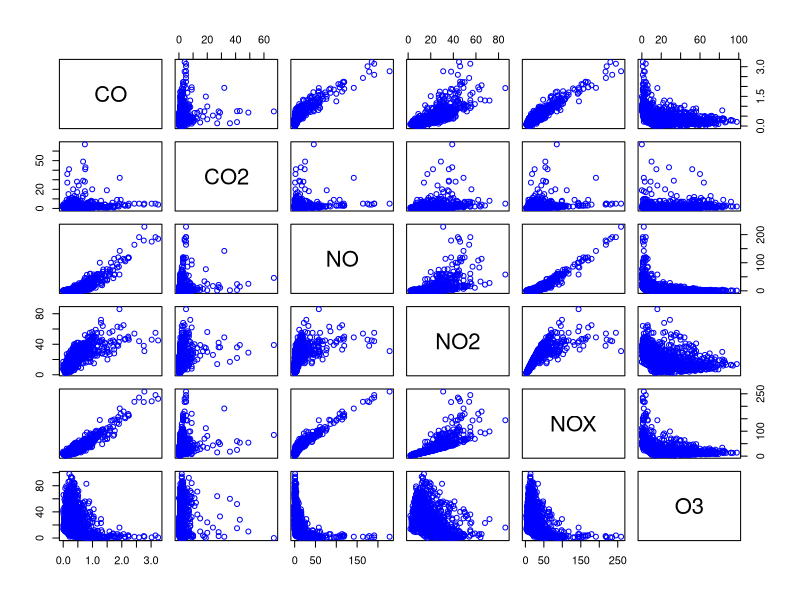
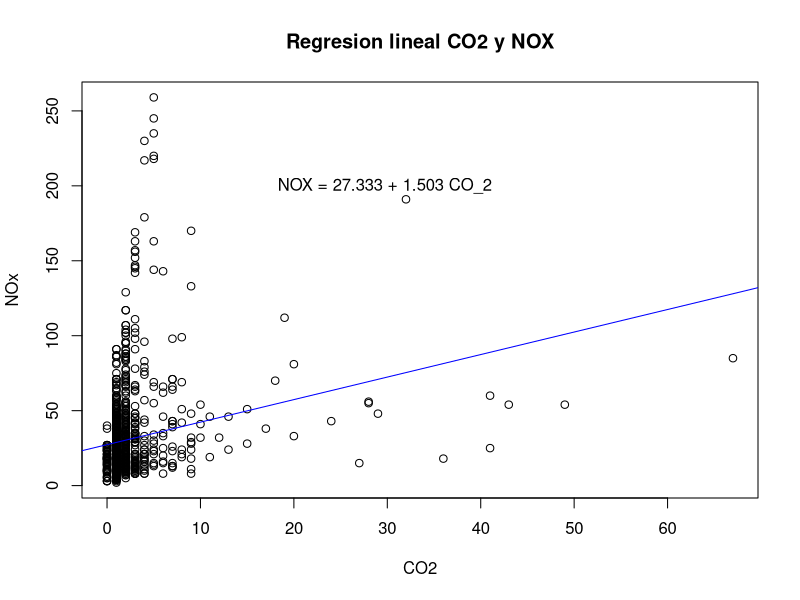
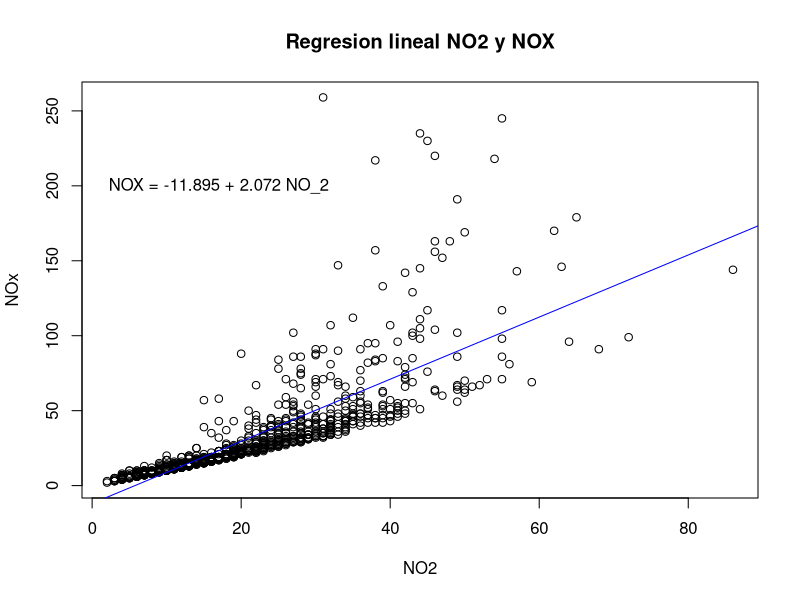
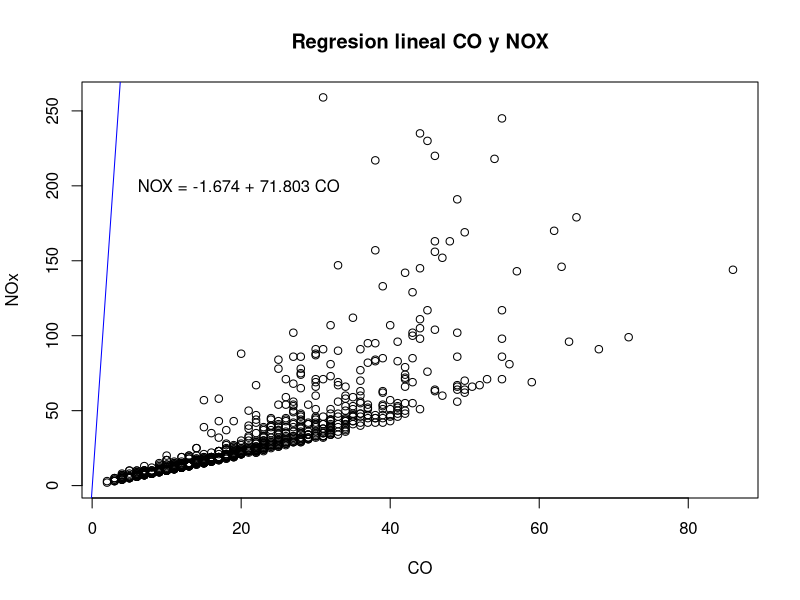
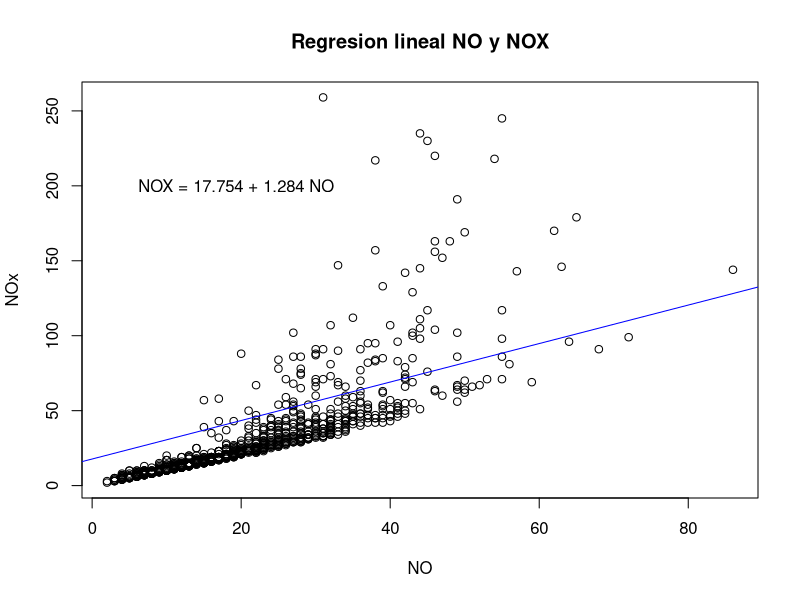
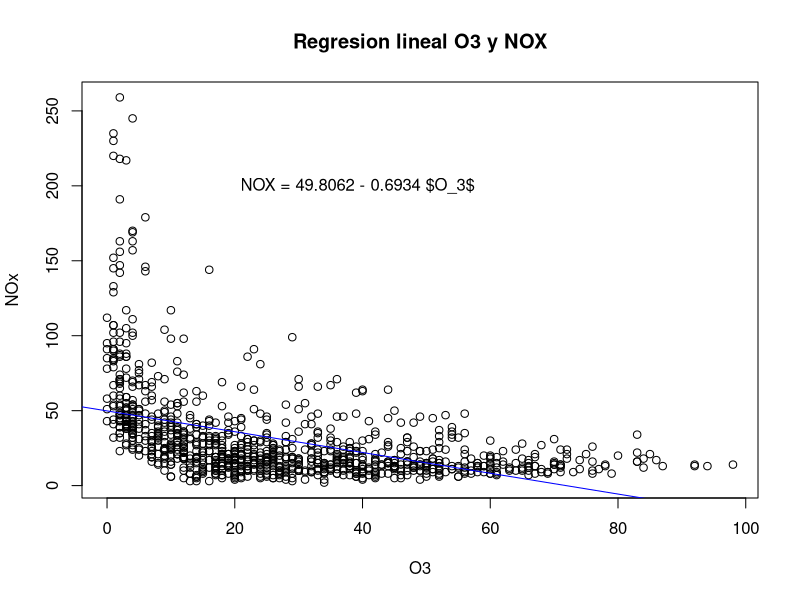
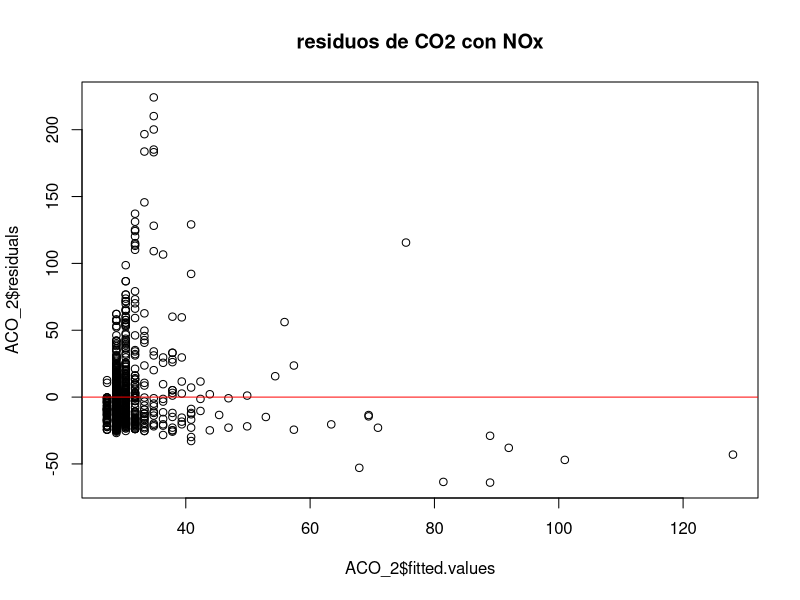
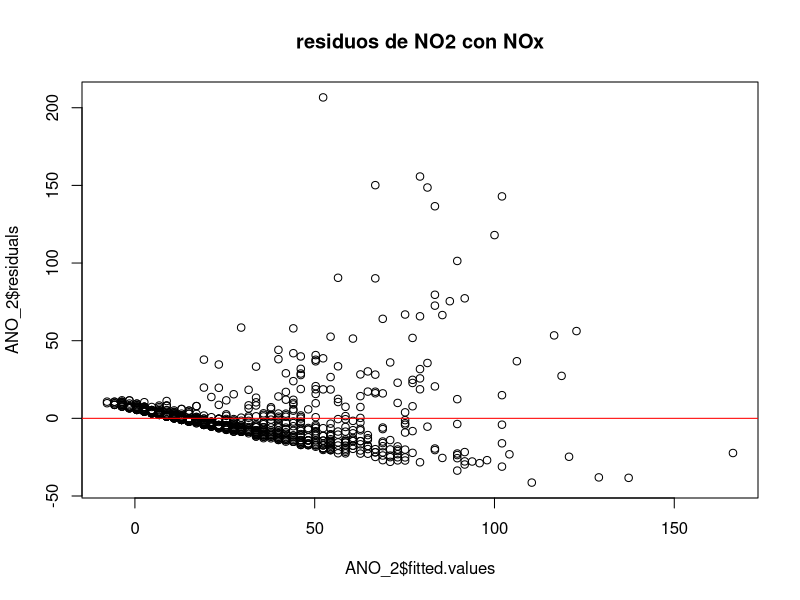

R code for these plots, in order:
## ---- chunk 1
knitr::opts_chunk$set(echo = TRUE)
## ---- chunk 2
M=read.csv("ABC2021_sin_NA_muestra_aleat_1000.csv", header = TRUE)
## ---- chunk 3
M1 = M[,-1:-3] 
## ---- chunk 4
cor(M1) #Matriz de correlación de M1
plot(M1, col = "blue") #Matriz de gráficos de dispersión de M1
## ---- chunk 5
alpha = 0.05 
n=1000 
t_0 = qt(1-alpha/2 , n-2 )

cat("el valor frontera es ", t_0 , "\n")

## ---- chunk 6
TCO2 = cor.test(M$CO2,M$NOX,alternative = "two.sided" , method = "pearson" , conf.level = 1-alpha/2)
TCO2

## ---- chunk 7
TCO = cor.test(M$CO,M$NOX,alternative = "two.sided" , method = "pearson" , conf.level = 1-alpha/2)
TCO

## ---- chunk 8
TNO2 = cor.test(M$NO2,M$NOX,alternative = "two.sided" , method = "pearson" , conf.level = 1-alpha/2)
TNO2

## ---- chunk 9
TNO = cor.test(M$NO,M$NOX,alternative = "two.sided" , method = "pearson" , conf.level = 1-alpha/2)
TNO

## ---- chunk 10
TO3 = cor.test(M$O3,M$NOX,alternative = "two.sided" , method = "pearson" , conf.level = 1-alpha/2)
TO3

## ---- chunk 11
# Mediana CO2
mediana_co2 = median(M$CO2, na.rm = FALSE)
cat("La mediana de CO2 es: ",mediana_co2,"\n")

# Mediana NO2
mediana_NO2 = median(M$NO2, na.rm = FALSE)
cat("La mediana de NO2 es: ",mediana_NO2,"\n")

#Mediana CO 
mediana_CO = median(M$CO, na.rm = FALSE)
cat("La mediana de CO es: ",mediana_CO,"\n")

# Mediana NO 
mediana_NO = median(M$NO, na.rm = FALSE)
cat("La mediana de NO es: ",mediana_NO,"\n")

#Mediana O3
mediana_O3 = median(M$O3, na.rm = FALSE)
cat("La mediana de O3 es: ",mediana_O3,"\n")

# Mediana NOX
mediana_NOX = median(M$NOX, na.rm = FALSE)
cat("La mediana de NOX es: ",mediana_NOX,"\n", "\n")

# Media CO2
media_co2 = mean(M$CO2)
cat("La media de CO2 es:" , media_co2, "\n" )

# Media NO2 
media_NO2 = mean(M$NO2)
cat("La media de NO2 es: ",media_NO2,"\n")

# Media CO
media_CO = mean(M$CO)
cat("La media de CO es: ",media_CO,"\n")

# Media NO 
media_NO = mean(M$NO)
cat("La media de NO es: ",media_NO,"\n")

# Media O3
media_O3 = mean(M$O3)
cat("La media de O3 es: ",media_O3,"\n")

#Media NOX
media_NOX = mean(M$NOX)
cat("La media de NOX es: ",media_NOX,"\n", "\n")

## ---- chunk 12
ACO_2 = lm(M$NOX~M$CO2)
ACO_2
plot(M$CO2,M$NOX, main="Regresion lineal CO2 y NOX" , ylab="NOx" , xlab="CO2" )
abline(ACO_2, col="blue")
text(30,200,"NOX = 27.333 + 1.503 CO_2 ")
## ---- chunk 13
ANO_2 = lm(M$NOX~M$NO2)
ANO_2
plot(M$NO2,M$NOX, main="Regresion lineal NO2 y NOX" , ylab="NOx" , xlab="NO2" )
abline(ANO_2, col="blue")
text(17,200,"NOX = -11.895 + 2.072 NO_2")
## ---- chunk 14
ACO = lm(M$NOX~M$CO)
ACO
plot(M$NO2,M$NOX, main="Regresion lineal CO y NOX" , ylab="NOx" , xlab="CO" )
abline(ACO, col="blue")
text(20,200,"NOX = -1.674 + 71.803 CO ")
## ---- chunk 15
ANO = lm(M$NOX~M$NO)
ANO
plot(M$NO2,M$NOX, main="Regresion lineal NO y NOX" , ylab="NOx" , xlab="NO" )
abline(ANO, col="blue")
text(20,200,"NOX = 17.754 + 1.284 NO  ")
## ---- chunk 16
AO_3 = lm(M$NOX~M$O3)
AO_3
plot(M$O3,M$NOX, main="Regresion lineal O3 y NOX" , ylab="NOx" , xlab="O3" )
abline(AO_3, col="blue")
text(40,200,"NOX = 49.8062 - 0.6934 $O_3$  ")
## ---- chunk 17
alpha = 0.05
n= 1000 
t_0 = qt(1-alpha/2, n-2) # doble cola 
cat(" nuestro valor frontera t_0 es: ", t_0)
## ---- chunk 18
summary(ACO_2)
summary(ANO_2)
summary(ACO)
summary(ANO)
summary(AO_3)

## ---- chunk 19
alpha = 0.05
n= 1000 
t_0 = qt(1-alpha/2, n-2) # doble cola 
cat(" nuestro valor frontera t_0 es: ", t_0)
## ---- chunk 20

t.test(ACO_2$residuals, alternative= "two.sided")

t.test(ANO_2$residuals, alternative = "two.sided")

t.test(ACO$residuals, alternative = "two.sided")

t.test(ANO$residuals, alternative = "two.sided")

t.test(AO_3$residuals, alternative = "two.sided")

## ---- chunk 21
shapiro.test(ACO_2$residuals)

shapiro.test(ANO_2$residuals)

shapiro.test(ACO$residuals)

shapiro.test(ANO$residuals)

shapiro.test(AO_3$residuals)

## ---- chunk 22
plot (ACO_2$fitted.values, ACO_2$residuals ,main="residuos de CO2 con NOx")
abline(h=0,col="red")
plot (ANO_2$fitted.values, ANO_2$residuals ,main="residuos de NO2 con NOx")
abline(h=0,col="red")
plot (ACO$fitted.values, ACO$residuals ,main="residuos de CO con NOx")
abline(h=0,col="red")
plot (ANO$fitted.values, ANO$residuals ,main="residuos de NO con NOx")
abline(h=0,col="red")
plot (AO_3$fitted.values, AO_3$residuals ,main="residuos de O3 con NOx")
abline(h=0,col="red")
## ---- chunk 23
M1=M[,-1:-3]
cor(M1)
plot(M1, col="blue")
## ---- chunk 24
A1 =lm(M$NOX~M$CO+M$CO2+M$O3+M$NO2)
A1
## ---- chunk 25
n=1000
k=3
alfa =0.05
t_0 = qt(1-alfa/2 , n-k-1)
cat(" mi valor frontera es: ", t_0, "\n")
## ---- chunk 26
summary(A1)
## ---- chunk 27
A2 = lm(M$NOX~M$CO+M$O3+M$NO2)
A2
## ---- chunk 28
alfa = 0.05 
n=1000 
k = 3 
t_0 = qt(1-0.05/2 , n-k-1)
t_0
## ---- chunk 29
summary(A2)
## ---- chunk 30
alfa = 0.05
n = 1000
t_0 = qt(1-alfa/2,n-1)
t_0
## ---- chunk 31
t.test(A1$residuals,  alternative = "two.sided")

## ---- chunk 32

plot(A1$fitted.values , A1$residuals , ylab = "Residuos" , xlab = "y estimada")
abline(h=0 , col="Green")
## ---- chunk 33
shapiro.test(A1$residuals)
qqnorm(A1$residuals, ylab = "probabilidad" , xlab= "Residuos", main="grafica de probabilidad de la normal")
qqline(A1$residuals)
hist(A1$residuals, xlab = "Residuos" , ylab = "frecuencia" , main = "Histograma de los residuos")

## ---- chunk 34
plot(M1)
cor(M1)
## ---- chunk 35
z_1 = M$CO2
z_2 = M$CO
z_3 = -(M$NO2)^2
z_4 = exp(-M$O3)
A = lm(M$NOX~z_1+z_2+z_3+z_4)
A
## ---- chunk 36
n=1000
k=5
alpha=0.05
t_0 = qt(1-alpha/2 , n-k-1)
cat (" el valor de t_0 es ", t_0 , "\n")
## ---- chunk 37
summary(A)
## ---- chunk 38
A_2 = lm(M$NOX~z_2+z_3+z_4)
A_2
## ---- chunk 39
n=1000
k=5
alpha=0.05
t_0 = qt(1-alpha/2 , n-k-1)
cat (" el valor de t_0 es ", t_0 , "\n")
## ---- chunk 40
summary(A_2)
## ---- chunk 41
plot(A$fitted.values , A_2$residuals)
abline(h=0, col="red")
## ---- chunk 42
t_0 = qt(1-alpha/2,n-k-1)
t_0
## ---- chunk 43
t.test(A$residuals)
## ---- chunk 44
shapiro.test(A$residuals)
qqnorm(A$residuals, ylab = "probabilidad" , xlab= "Residuos", main="grafica de probabilidad de la normal")
qqline(A$residuals)
hist(A$residuals, xlab = "Residuos" , ylab = "frecuencia" , main = "Histograma de los residuos")
